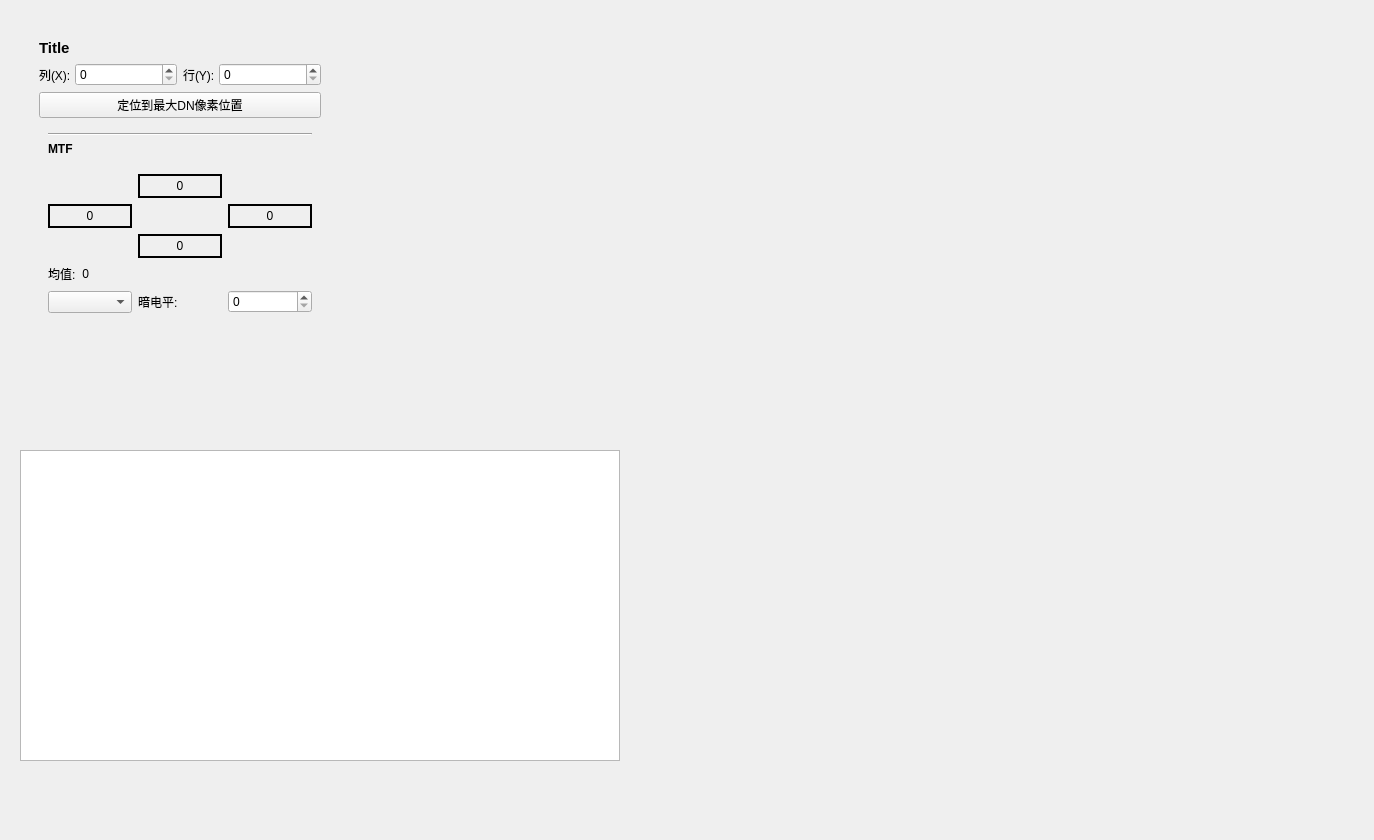
<?xml version="1.0" encoding="UTF-8"?>
<ui version="4.0">
 <class>OCWidget</class>
 <widget class="QWidget" name="OCWidget">
  <property name="geometry">
   <rect>
    <x>0</x>
    <y>0</y>
    <width>1374</width>
    <height>840</height>
   </rect>
  </property>
  <property name="windowTitle">
   <string>Optical Correction</string>
  </property>
  <widget class="QFrame" name="groupSetting">
   <property name="geometry">
    <rect>
     <x>30</x>
     <y>30</y>
     <width>300</width>
     <height>325</height>
    </rect>
   </property>
   <property name="minimumSize">
    <size>
     <width>300</width>
     <height>300</height>
    </size>
   </property>
   <property name="maximumSize">
    <size>
     <width>500</width>
     <height>16777215</height>
    </size>
   </property>
   <layout class="QVBoxLayout" name="verticalLayout_3">
    <item>
     <widget class="QLabel" name="labelTitle">
      <property name="sizePolicy">
       <sizepolicy hsizetype="Preferred" vsizetype="Minimum">
        <horstretch>0</horstretch>
        <verstretch>0</verstretch>
       </sizepolicy>
      </property>
      <property name="maximumSize">
       <size>
        <width>16777215</width>
        <height>32</height>
       </size>
      </property>
      <property name="font">
       <font>
        <pointsize>11</pointsize>
        <italic>false</italic>
        <bold>true</bold>
       </font>
      </property>
      <property name="text">
       <string>Title</string>
      </property>
     </widget>
    </item>
    <item>
     <layout class="QHBoxLayout" name="horizontalLayout">
      <property name="sizeConstraint">
       <enum>QLayout::SizeConstraint::SetMinimumSize</enum>
      </property>
      <item>
       <widget class="QLabel" name="label_2">
        <property name="maximumSize">
         <size>
          <width>30</width>
          <height>16777215</height>
         </size>
        </property>
        <property name="text">
         <string>列(X): </string>
        </property>
       </widget>
      </item>
      <item>
       <widget class="QSpinBox" name="spinCol"/>
      </item>
      <item>
       <widget class="QLabel" name="label">
        <property name="maximumSize">
         <size>
          <width>30</width>
          <height>16777215</height>
         </size>
        </property>
        <property name="text">
         <string>行(Y): </string>
        </property>
       </widget>
      </item>
      <item>
       <widget class="QSpinBox" name="spinRow"/>
      </item>
     </layout>
    </item>
    <item>
     <widget class="QPushButton" name="btnJumpToMax">
      <property name="text">
       <string>定位到最大DN像素位置</string>
      </property>
     </widget>
    </item>
    <item>
     <widget class="QFrame" name="frame">
      <layout class="QVBoxLayout" name="verticalLayout">
       <item>
        <widget class="Line" name="line">
         <property name="orientation">
          <enum>Qt::Orientation::Horizontal</enum>
         </property>
        </widget>
       </item>
       <item>
        <widget class="QLabel" name="label_3">
         <property name="sizePolicy">
          <sizepolicy hsizetype="Preferred" vsizetype="Minimum">
           <horstretch>0</horstretch>
           <verstretch>0</verstretch>
          </sizepolicy>
         </property>
         <property name="maximumSize">
          <size>
           <width>16777215</width>
           <height>20</height>
          </size>
         </property>
         <property name="font">
          <font>
           <bold>true</bold>
          </font>
         </property>
         <property name="text">
          <string>MTF</string>
         </property>
        </widget>
       </item>
       <item>
        <layout class="QGridLayout" name="gridLayout_2">
         <property name="topMargin">
          <number>12</number>
         </property>
         <item row="0" column="1">
          <widget class="QLabel" name="lblAboveMTF">
           <property name="minimumSize">
            <size>
             <width>0</width>
             <height>24</height>
            </size>
           </property>
           <property name="frameShape">
            <enum>QFrame::Shape::WinPanel</enum>
           </property>
           <property name="text">
            <string>0</string>
           </property>
           <property name="alignment">
            <set>Qt::AlignmentFlag::AlignCenter</set>
           </property>
          </widget>
         </item>
         <item row="2" column="0">
          <widget class="QLabel" name="lblLeftMTF">
           <property name="minimumSize">
            <size>
             <width>0</width>
             <height>24</height>
            </size>
           </property>
           <property name="frameShape">
            <enum>QFrame::Shape::WinPanel</enum>
           </property>
           <property name="text">
            <string>0</string>
           </property>
           <property name="alignment">
            <set>Qt::AlignmentFlag::AlignCenter</set>
           </property>
          </widget>
         </item>
         <item row="2" column="2">
          <widget class="QLabel" name="lblRightMTF">
           <property name="minimumSize">
            <size>
             <width>0</width>
             <height>24</height>
            </size>
           </property>
           <property name="frameShape">
            <enum>QFrame::Shape::WinPanel</enum>
           </property>
           <property name="text">
            <string>0</string>
           </property>
           <property name="alignment">
            <set>Qt::AlignmentFlag::AlignCenter</set>
           </property>
          </widget>
         </item>
         <item row="3" column="1">
          <widget class="QLabel" name="lblBelowMTF">
           <property name="minimumSize">
            <size>
             <width>0</width>
             <height>24</height>
            </size>
           </property>
           <property name="frameShape">
            <enum>QFrame::Shape::WinPanel</enum>
           </property>
           <property name="text">
            <string>0</string>
           </property>
           <property name="alignment">
            <set>Qt::AlignmentFlag::AlignCenter</set>
           </property>
          </widget>
         </item>
        </layout>
       </item>
       <item>
        <layout class="QHBoxLayout" name="horizontalLayout_3">
         <item>
          <widget class="QLabel" name="label_8">
           <property name="text">
            <string>均值:</string>
           </property>
          </widget>
         </item>
         <item>
          <widget class="QLabel" name="lblMeanMTF">
           <property name="text">
            <string>0</string>
           </property>
           <property name="alignment">
            <set>Qt::AlignmentFlag::AlignRight|Qt::AlignmentFlag::AlignTrailing|Qt::AlignmentFlag::AlignVCenter</set>
           </property>
          </widget>
         </item>
         <item>
          <spacer name="horizontalSpacer">
           <property name="orientation">
            <enum>Qt::Orientation::Horizontal</enum>
           </property>
           <property name="sizeHint" stdset="0">
            <size>
             <width>40</width>
             <height>20</height>
            </size>
           </property>
          </spacer>
         </item>
        </layout>
       </item>
       <item>
        <layout class="QHBoxLayout" name="horizontalLayout_5">
         <item>
          <widget class="QComboBox" name="cmbMTFAvg">
           <property name="styleSheet">
            <string notr="true"/>
           </property>
          </widget>
         </item>
         <item>
          <widget class="QLabel" name="label_9">
           <property name="minimumSize">
            <size>
             <width>0</width>
             <height>24</height>
            </size>
           </property>
           <property name="text">
            <string>暗电平:</string>
           </property>
          </widget>
         </item>
         <item>
          <widget class="QSpinBox" name="spinDarkValue">
           <property name="font">
            <font>
             <pointsize>9</pointsize>
            </font>
           </property>
           <property name="maximum">
            <number>65535</number>
           </property>
          </widget>
         </item>
        </layout>
       </item>
       <item>
        <spacer name="verticalSpacer">
         <property name="orientation">
          <enum>Qt::Orientation::Vertical</enum>
         </property>
         <property name="sizeHint" stdset="0">
          <size>
           <width>20</width>
           <height>40</height>
          </size>
         </property>
        </spacer>
       </item>
      </layout>
     </widget>
    </item>
   </layout>
  </widget>
  <widget class="LineChart" name="dnAxisNearX" native="true">
   <property name="geometry">
    <rect>
     <x>440</x>
     <y>10</y>
     <width>520</width>
     <height>300</height>
    </rect>
   </property>
   <property name="minimumSize">
    <size>
     <width>500</width>
     <height>300</height>
    </size>
   </property>
  </widget>
  <widget class="LineChart" name="dnAxisNearY" native="true">
   <property name="geometry">
    <rect>
     <x>800</x>
     <y>20</y>
     <width>520</width>
     <height>300</height>
    </rect>
   </property>
   <property name="minimumSize">
    <size>
     <width>500</width>
     <height>300</height>
    </size>
   </property>
  </widget>
  <widget class="QTableView" name="tableDNNear">
   <property name="geometry">
    <rect>
     <x>20</x>
     <y>450</y>
     <width>600</width>
     <height>311</height>
    </rect>
   </property>
   <property name="minimumSize">
    <size>
     <width>500</width>
     <height>300</height>
    </size>
   </property>
  </widget>
  <widget class="LineChart" name="dnAxisY" native="true">
   <property name="geometry">
    <rect>
     <x>830</x>
     <y>490</y>
     <width>520</width>
     <height>300</height>
    </rect>
   </property>
   <property name="minimumSize">
    <size>
     <width>500</width>
     <height>300</height>
    </size>
   </property>
  </widget>
  <widget class="LineChart" name="dnAxisX" native="true">
   <property name="geometry">
    <rect>
     <x>460</x>
     <y>450</y>
     <width>600</width>
     <height>300</height>
    </rect>
   </property>
   <property name="minimumSize">
    <size>
     <width>500</width>
     <height>300</height>
    </size>
   </property>
  </widget>
 </widget>
 <customwidgets>
  <customwidget>
   <class>LineChart</class>
   <extends>QWidget</extends>
   <header>linechart.h</header>
   <container>1</container>
  </customwidget>
 </customwidgets>
 <resources/>
 <connections/>
</ui>
